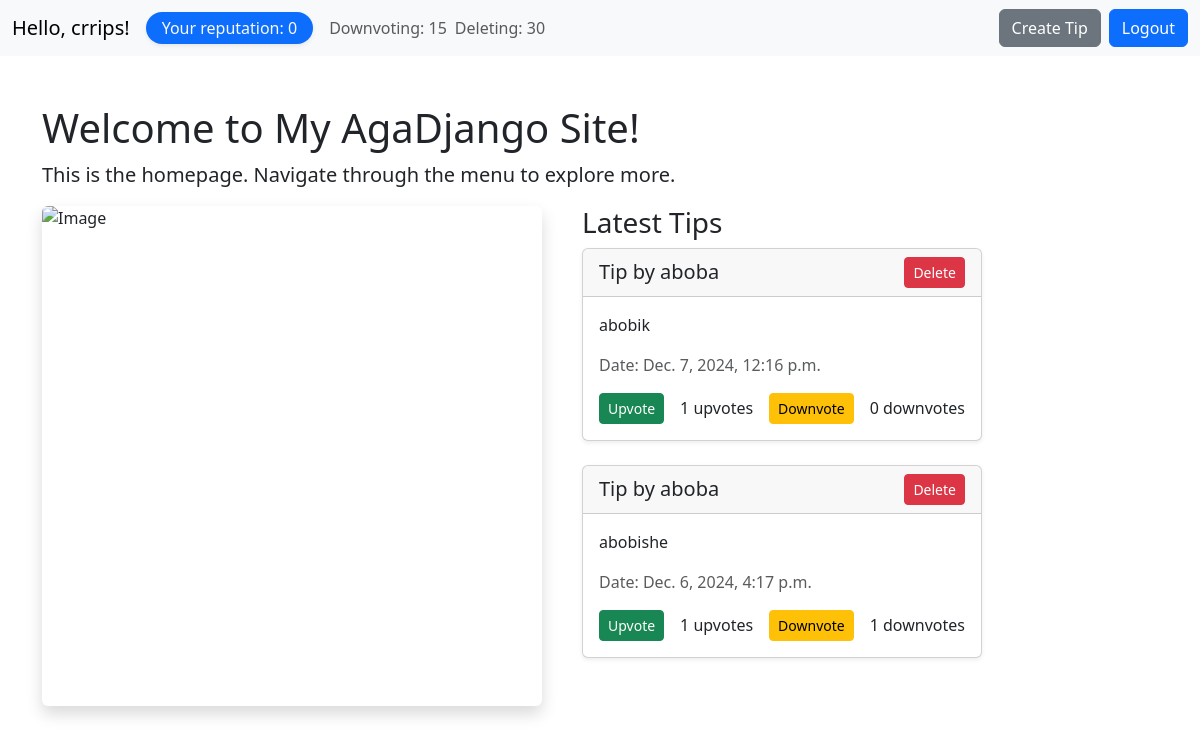
The page / (signed in) on the database as committed earlier.
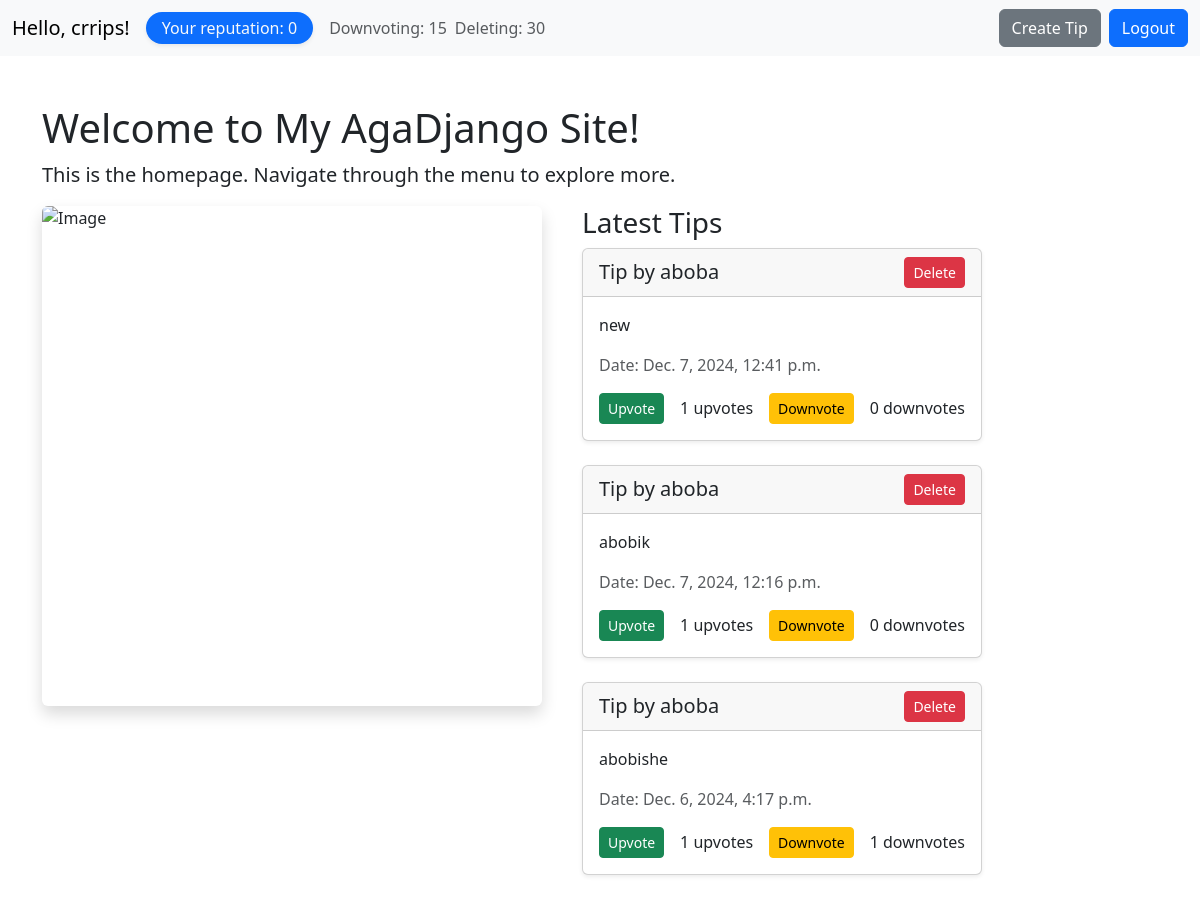
The same page on the database as committed later.
### ex/models.py (models this page shows, shortened)
class Site_User(AbstractUser):
    reputation = models.IntegerField(default=0)
    def __str__(self):
        return self.username

class Tip(models.Model):
    content = models.TextField()
    author = models.ForeignKey(Site_User, on_delete=models.CASCADE)
    date = models.DateTimeField(auto_now_add=True)
    upvotes = models.IntegerField(default=0)
    downvotes = models.IntegerField(default=0)
    upvoters = models.ManyToManyField(Site_User, related_name='upvoters')
    downvoters = models.ManyToManyField(Site_User, related_name='downvoters')

### ex/views.py (the view, shortened to what this page needs)
# urls.py: path('', views.home, name='home'),
def home(request):
    name = ''
    new_tip_status = False
    new_tip = None
    if request.method == 'POST' and 'logout' in request.POST:
        logout(request)
        return redirect('home')
    if request.method == 'POST' and 'new_tip' in request.POST:
        new_tip_status = True
        new_tip = TipForm()
    if request.method == 'POST' and 'cancel_tip' in request.POST:
        new_tip_status = False
        new_tip = None
        return redirect('home')
    votes(request)
    tips = Tip.objects.all().order_by('-date')
    user = None
    if request.user.is_authenticated:
        user = request.user
        user.reputation = user.upvoters.count() * 5 - user.downvoters.count() * 2
        user.save()
    else:
        name = choice(NAMES)
    response = render(request, 'ex/home.html', {'name': name, 'user': user, 'new_tip_status': new_tip_status, 'new_tip': new_tip, 'tips': tips})
    return response

### ex/views.py (called while the page is built, shortened)
@login_required
def votes(request):
    if request.method == 'POST' and 'delete_tip' in request.POST:
        if request.user == get_object_or_404(Tip, pk=request.POST['delete_tip']).author or request.user.has_perm('ex.delete_tip') or request.user.reputation >= 30:
            tip = get_object_or_404(Tip, pk=request.POST['delete_tip'])
            tip.delete()
            return redirect('home')

### ex/templates/ex/home.html (shortened to what this page needs)
{% extends 'base.html' %}
{% block home %}
    {% if user.is_authenticated %}
        <span class="navbar-brand mb-0 h1">Hello, {{ user.username }}!</span>
        <span class="navbar-text me-3 text-light bg-primary rounded-pill px-3 py-1 shadow-sm">Your reputation: {{ user.reputation }}</span>
        <span class="navbar-text me-2 {% if user.reputation >= 15 %}text-success{% else %}text-muted{% endif %}">Downvoting: 15</span>
        <span class="navbar-text me-2 {% if user.reputation >= 30 %}text-success{% else %}text-muted{% endif %}">Deleting: 30</span>
    {% else %}
        <span class="navbar-brand mb-0 h1">Hello, {{ name }}!</span>
    {% endif %}
{% endblock %}
{% block buttons %}
    {% if user.is_authenticated %}
        <form method="POST">
            <button {% if not new_tip_status %} name="new_tip" {% else %} name="cancel_tip" {% endif %} type="submit" class="btn btn-secondary me-2">Create Tip</button>
        </form>
        <form method="POST">
            <button href="{% url 'home' %}" name="logout" type="submit" class="btn btn-primary w-100">Logout</a>
        </form>
    {% else %}
        <a href="{% url 'login' %}" class="btn btn-outline-primary me-2">Login</a>
        <a href="{% url 'register' %}" class="btn btn-primary">Register</a>
    {% endif %}
{% endblock %}
{% block content %}
<h1>Welcome to My AgaDjango Site!</h1>
<p class="lead">This is the homepage. Navigate through the menu to explore more.</p>
<div class="d-flex align-items-start">
    {% if user.is_authenticated %}
    <img
    class="rounded me-3 shadow cropped"
    src="https://chumley.barstoolsports.com/union/2024/11/20/dc884-17262004042678.06fe99d7.webp?fit=bounds&format=pjpg&auto=webp&quality=85%2C75"
    alt="Image">
    {% else %}
        <img class="rounded me-3 shadow" src="https://us-tuna-sounds-images.voicemod.net/29c70a17-9264-44d5-bec6-35c6686abe3b-1731337064441.jpeg" alt="Image" style="width: auto; height: auto;">
    {% endif %}
    <div class="ms-4">
        <h3>Latest Tips</h3>
        <div>
            {% if not tips %}
                <p class="text-muted mb-0">No tips available.</p>
            {% else %}
                {% for tip in tips %}
                <div class="card mb-4 shadow-sm">
                    <div class="card-header d-flex align-items-center justify-content-between">
                        <h5 class="card-title mb-0">Tip by {{ tip.author }}</h5>
                        <form method="POST" class="mb-0">
                            <button type="submit" name="delete_tip" value="{{ tip.id }}" class="btn btn-danger btn-sm">Delete</button>
                        </form>
                    </div>
                    <div class="card-body">
                        <p class="card-text">{{ tip.content }}</p>
                        <p class="text-muted">Date: {{ tip.date }}</p>
                        <div class="d-flex gap-3 align-items-center">
                            <form method="POST" class="mb-0">
                                <button type="submit" name="upvote_tip" value="{{ tip.id }}" class="btn btn-success btn-sm">Upvote</button>
                            </form>
                            <span>{{ tip.upvotes }} upvotes</span>
                            <form method="POST" class="mb-0">
                                <button type="submit" name="downvote_tip" value="{{ tip.id }}" class="btn btn-warning btn-sm">Downvote</button>
                            </form>
                            <span>{{ tip.downvotes }} downvotes</span>
                        </div>
                    </div>
                </div>
                {% endfor %}
            {% endif %}
        </div>
    </div>
</div>
{% endblock %}

### ex/templates/base.html (shortened to what this page needs)
<!DOCTYPE html>
<html lang="en">
<head>
    {% load bootstrap5 %}
    {% bootstrap_css %}
</head>
<body>
    <nav class="navbar navbar-expand-lg navbar-light bg-light">
        <div class="container-fluid">
            {% block home %}<a href="{% url 'home' %}" class="btn btn-primary">Home</a>{% endblock %}
            <div class="collapse navbar-collapse" id="navbarNav">
                <div class="d-flex">
                    {% block buttons %}{% endblock %}
                </div>
            </div>
        </div>
    </nav>
    <div class="container mt-5">
        {% block content %}
        {% endblock %}
    </div>
</body>
</html>

### ex/templates/ex/home.html (style rules this page uses)
.cropped { width: 500px; height: 500px; object-fit: cover; object-position: center; }

Rows that differ between the two databases and show on the page:
added Tip: author "aboba", {{ tip.id }} 22 (drawn), content "new", date "Dec. 7, 2024, 12:41 p.m.", upvotes "1", downvotes "0"
